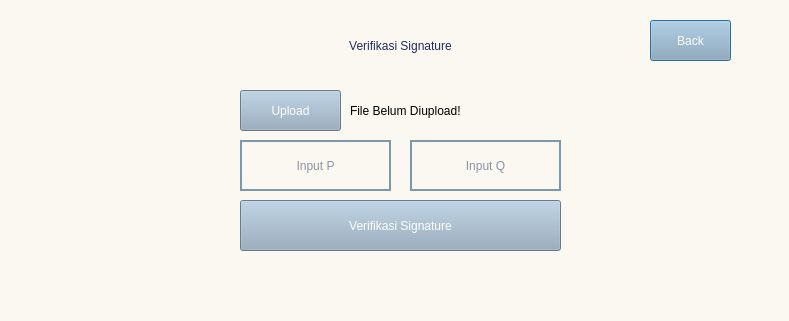
<?xml version="1.0" encoding="UTF-8"?>
<ui version="4.0">
 <class>Dialog</class>
 <widget class="QDialog" name="Dialog">
  <property name="geometry">
   <rect>
    <x>0</x>
    <y>0</y>
    <width>789</width>
    <height>321</height>
   </rect>
  </property>
  <property name="windowTitle">
   <string>Dialog</string>
  </property>
  <property name="styleSheet">
   <string notr="true">background-color: 
#FBF8F1
;</string>
  </property>
  <widget class="QPushButton" name="backButton">
   <property name="geometry">
    <rect>
     <x>650</x>
     <y>20</y>
     <width>81</width>
     <height>41</height>
    </rect>
   </property>
   <property name="styleSheet">
    <string notr="true">QPushButton{ 
	background-color: #92A9BD; color:#FFFFFF;
font: 17pt &quot;Mulish&quot;;color:#fff; 
	border-radius: 13.25760269165039px;
}

 QPushButton:hover {
	background-color: #7C99AC; color:#FFFFFF;
font: 17pt &quot;Mulish&quot;;color:#fff; 
	border-radius: 13.25760269165039px;
 }</string>
   </property>
   <property name="text">
    <string>Back</string>
   </property>
  </widget>
  <widget class="QLabel" name="label_2">
   <property name="geometry">
    <rect>
     <x>230</x>
     <y>20</y>
     <width>341</width>
     <height>51</height>
    </rect>
   </property>
   <property name="styleSheet">
    <string notr="true">font: 20pt &quot;Mulish&quot;;color:#1D2D5E; </string>
   </property>
   <property name="text">
    <string>Verifikasi Signature</string>
   </property>
   <property name="alignment">
    <set>Qt::AlignCenter</set>
   </property>
  </widget>
  <widget class="QLineEdit" name="nilaip">
   <property name="geometry">
    <rect>
     <x>240</x>
     <y>140</y>
     <width>151</width>
     <height>51</height>
    </rect>
   </property>
   <property name="styleSheet">
    <string notr="true">font: 15pt &quot;Mulish&quot;;color:#1D2D5E; 
height: 47.76695251464844px;
width: 376.5159912109375px;
left: 538px;
top: 229px;
border-radius: 13.25760269165039px;
border:2px solid #7C99AC;</string>
   </property>
   <property name="text">
    <string/>
   </property>
   <property name="alignment">
    <set>Qt::AlignCenter</set>
   </property>
   <property name="placeholderText">
    <string>Input P</string>
   </property>
  </widget>
  <widget class="QPushButton" name="verifikasi">
   <property name="geometry">
    <rect>
     <x>240</x>
     <y>200</y>
     <width>321</width>
     <height>51</height>
    </rect>
   </property>
   <property name="styleSheet">
    <string notr="true">QPushButton{ 
	background-color: #92A9BD; color:#FFFFFF;
font: 17pt &quot;Mulish&quot;;color:#fff; 
	border-radius: 13.25760269165039px;
}

 QPushButton:hover {
	background-color: #7C99AC; color:#FFFFFF;
font: 17pt &quot;Mulish&quot;;color:#fff; 
	border-radius: 13.25760269165039px;
 }</string>
   </property>
   <property name="text">
    <string>Verifikasi Signature</string>
   </property>
  </widget>
  <widget class="QLineEdit" name="nilaiq">
   <property name="geometry">
    <rect>
     <x>410</x>
     <y>140</y>
     <width>151</width>
     <height>51</height>
    </rect>
   </property>
   <property name="styleSheet">
    <string notr="true">font: 15pt &quot;Mulish&quot;;color:#1D2D5E; 
height: 47.76695251464844px;
width: 376.5159912109375px;
left: 538px;
top: 229px;
border-radius: 13.25760269165039px;
border:2px solid #7C99AC;
</string>
   </property>
   <property name="text">
    <string/>
   </property>
   <property name="alignment">
    <set>Qt::AlignCenter</set>
   </property>
   <property name="placeholderText">
    <string>Input Q</string>
   </property>
  </widget>
  <widget class="QPushButton" name="uploadButton">
   <property name="geometry">
    <rect>
     <x>240</x>
     <y>90</y>
     <width>101</width>
     <height>41</height>
    </rect>
   </property>
   <property name="styleSheet">
    <string notr="true">QPushButton{ 
	background-color: #92A9BD; color:#FFFFFF;
font: 17pt &quot;Mulish&quot;;color:#fff; 
	border-radius: 13.25760269165039px;
}

 QPushButton:hover {
	background-color: #7C99AC; color:#FFFFFF;
font: 17pt &quot;Mulish&quot;;color:#fff; 
	border-radius: 13.25760269165039px;
 }</string>
   </property>
   <property name="text">
    <string>Upload</string>
   </property>
  </widget>
  <widget class="QLabel" name="fileName">
   <property name="geometry">
    <rect>
     <x>350</x>
     <y>90</y>
     <width>211</width>
     <height>41</height>
    </rect>
   </property>
   <property name="styleSheet">
    <string notr="true">font: 18pt &quot;Mulish&quot;;color:#000; </string>
   </property>
   <property name="text">
    <string>File Belum Diupload!</string>
   </property>
  </widget>
 </widget>
 <resources/>
 <connections/>
</ui>
